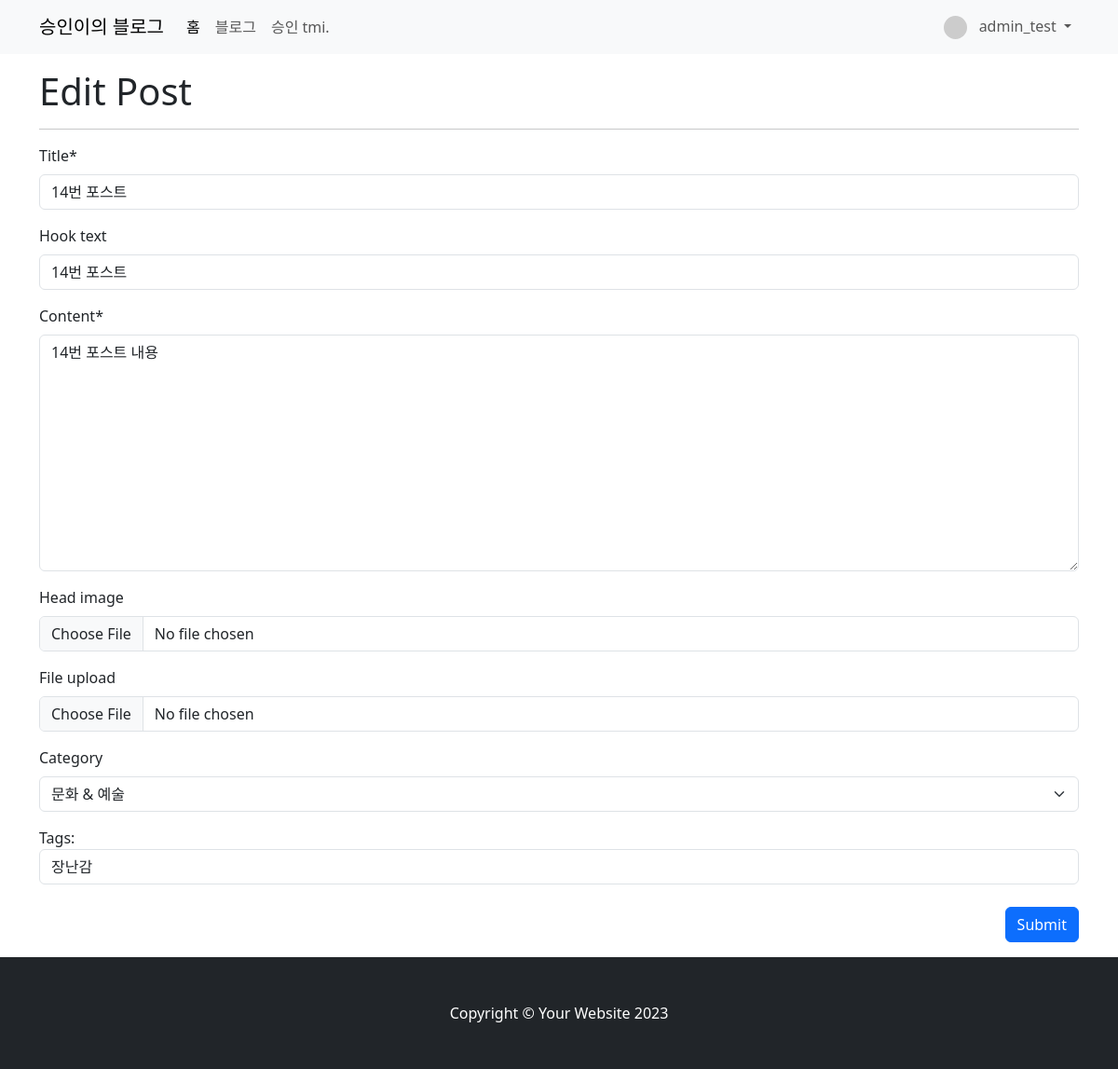
The page /blog/update_post/14/ (signed in) on the database as committed earlier.
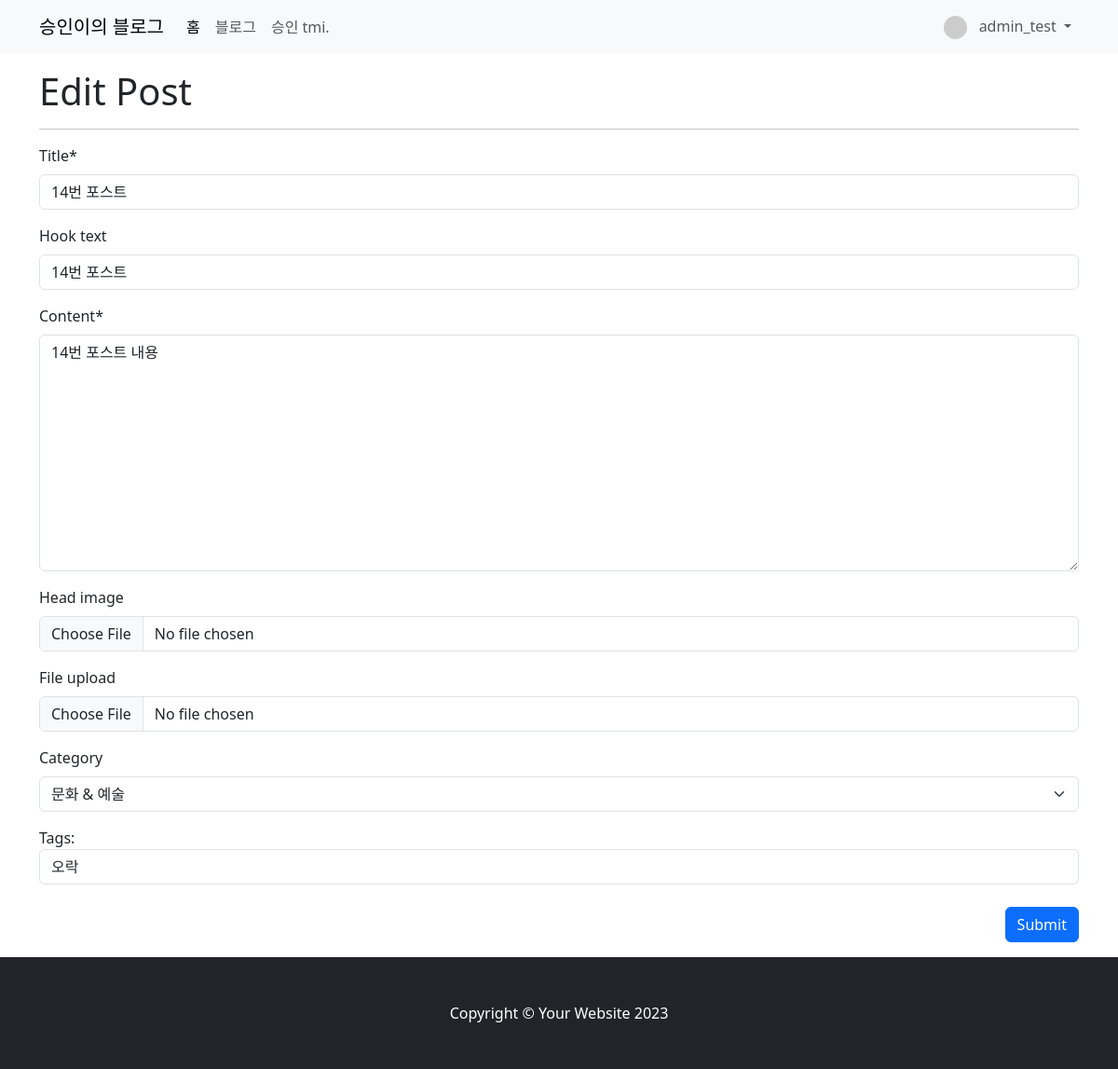
The same page on the database as committed later.
### blog/models.py (models this page shows, shortened)
class Tag(models.Model):
    name = models.CharField(max_length=50)
    slug = models.SlugField(max_length=200, unique=True, allow_unicode=True)

### blog/views.py (the view, shortened to what this page needs)
# urls.py: path("update_post/<int:pk>/", views.PostUpdate.as_view()),
class PostUpdate(LoginRequiredMixin, UpdateView):
    model = Post
    fields = ["title", "hook_text", "content", "head_image", "file_upload", "category"]
    template_name = "blog/post_update_form.html"
    def get_context_data(self, **kwargs):
        context = super(PostUpdate, self).get_context_data()
        if self.object.tags.exists():
            tags_str_list = list()
            for t in self.object.tags.all():
                tags_str_list.append(t.name)
            context["tags_str_default"] = "; ".join(tags_str_list)
        return context
    def dispatch(self, request, *args, **kwargs):
        if request.user.is_authenticated and request.user == self.get_object().author:
            return super(PostUpdate, self).dispatch(request, *args, **kwargs)
        else:
            raise PermissionDenied

### blog/models.py (called while the page is built)
    def __str__(self):
        return self.name

### blog/templates/blog/post_update_form.html (shortened to what this page needs)
{% extends 'blog/base_full_width.html' %}
{% load crispy_forms_tags %}
{% block main_area %}
  <h1>Edit Post</h1>
  <hr/>
  <form method="post" enctype="multipart/form-data">
    {{ form | crispy }}
      <div id="div_id_tags_str">
        <label for="id_tags_str">Tags:</label>
        <input type="text" name="tags_str" id="id_tags_str" class="textinput textInput form-control" value="{{ tags_str_default }}">
      </div>
      <br/>
      <button type="submit" class="btn btn-primary float-end">Submit</button>
    </form>
  {% endblock %}

Rows that differ between the two databases and show on the page:
changed Tag: tags_str "장난감" → "오락"
